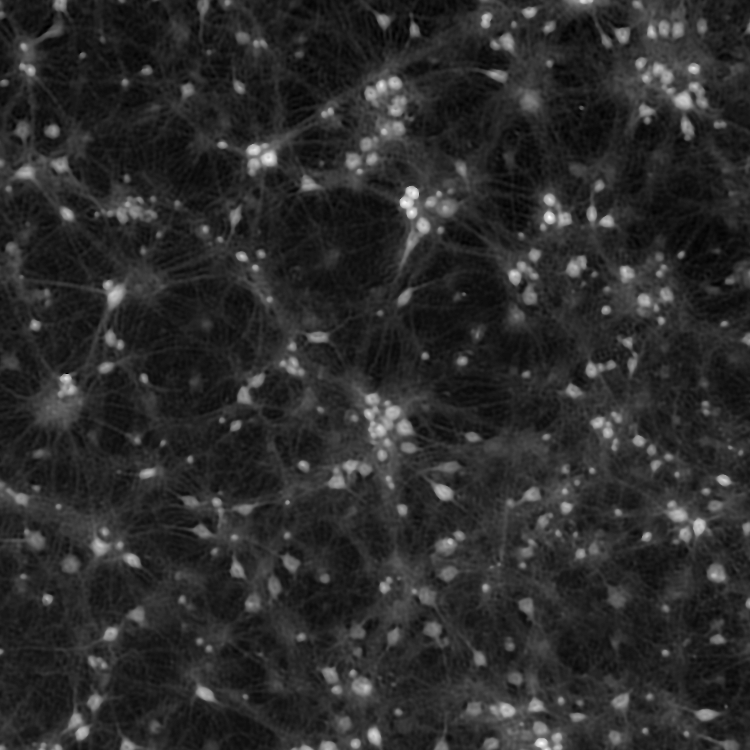
#> input picture ROC analysis/2022_08_09_D12_CS2_7_5X.tif, 750 x 750 px, found by its file name
$ jupyter execute classification_report-Neurite.ipynb
#> lines starting #> are read from the running program, lines starting #| are printed output that depends on the picture; after the words box and inside, x2 and y2 are one past the last pixel; in counts of white or black regions, pixels touching at a corner belong together; long printed decimals are rounded
[cell 1]
import tifffile
import numpy as np
import matplotlib.pyplot as plt
from scipy.ndimage import gaussian_filter
import os
from sklearn.metrics import *
from skimage.io import imread
from skimage import io
import pandas as pd

[cell 2]
def plot_comparison(original, filtered, filter_name):
    font2 = {'family':'serif','color':'black','size':20}
    fig, (ax1, ax2) = plt.subplots(ncols=2, figsize=(20, 20), sharex=True,
                                   sharey=True)
    ax1.imshow(original, cmap=plt.cm.gray)
    ax1.set_title('True segmentation',fontdict = font2)
    ax1.axis('off')
    ax2.imshow(filtered, cmap=plt.cm.gray)
    ax2.set_title(filter_name,fontdict = font2)
    ax2.axis('off')

# Data Neurite

[cell 3]
# Original image

DHM = imread('/Users/behnaz/NCADD/prediction_cell_neurite/img/2022_08_09_D12_CS2_7_5X.tif')
#> DHM is the input picture: shape (750, 750); min 0, max 255, mean 44

plt.matshow(DHM)
plt.set_cmap('Greys_r')
plt.title('DHM image')
plt.axis('off')
plt.show()


# Ground truth

tif = tifffile.TiffFile('/Users/behnaz/NCADD/prediction_cell_neurite/img/MAX_Rec_BS_2022_08_09_D12_CS2_Mask.tif')
print(np.shape(tif))
data = tif.pages[0].asarray().astype('double') #Double-precision floating-point number type
print(np.shape(data ))
truth = data/data.max() # Normalization

truth_bin = (truth>0).astype(int) #convert to binary image

plt.matshow(truth)
plt.set_cmap('Greys_r')
plt.title('Manual segmentation')
plt.axis('off')
plt.show()
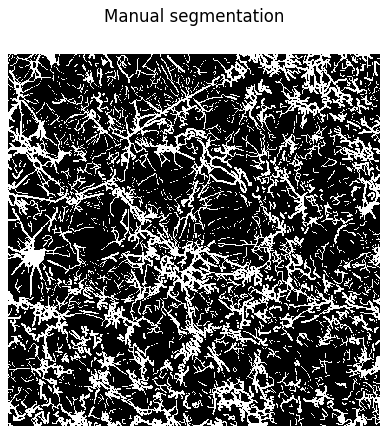
#> figure drawn by matplotlib, 1 panel


# Prediction

image = imread('/Users/behnaz/NCADD/prediction_cell_neurite/img/2022_08_09_D12_CS2_7_5X_probability_map.tif')
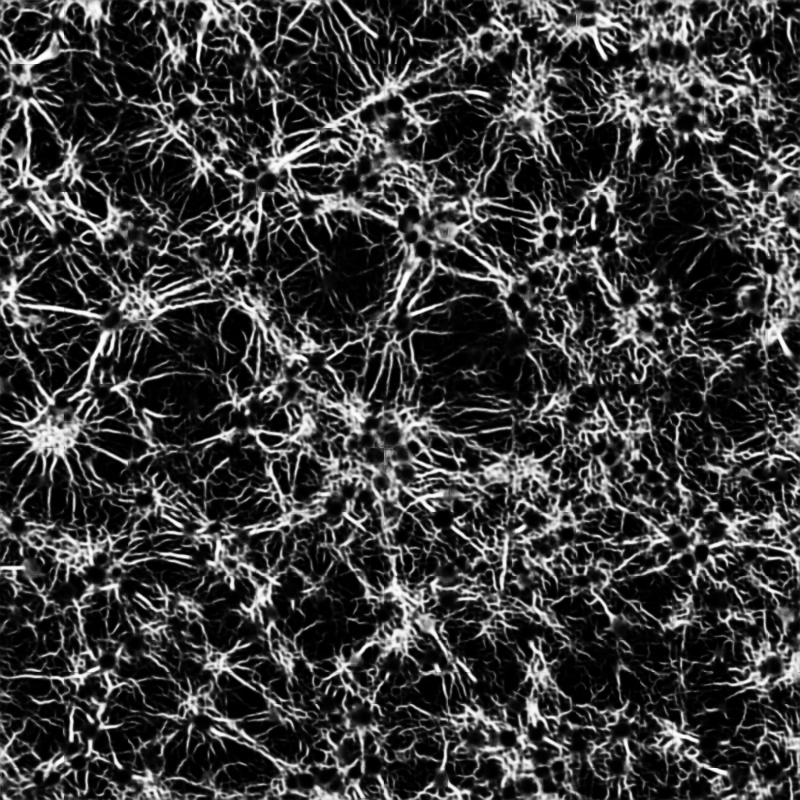
#> input picture ROC analysis/2022_08_09_D12_CS2_7_5X_probability_map.tif, 800 x 800 px, found by its file name
#> image is the input picture: shape (800, 800) float32; min 5.33e-05, max 0.999, mean 0.233
print(np.shape(image ))
#| (800, 800)
image = image.astype('double')
print(np.shape(image ))
#| (800, 800)
prediction = image/image.max()


plt.matshow(prediction)
plt.set_cmap('Greys_r')
plt.title('Prediction')
plt.axis('off')
plt.show()

plt.hist(prediction.flatten(),40) #Return a copy of the array collapsed into one dimension.
plt.title('Histogram of prediction values')
plt.xlabel('Value')
plt.ylabel('Number of pixels')
plt.show()
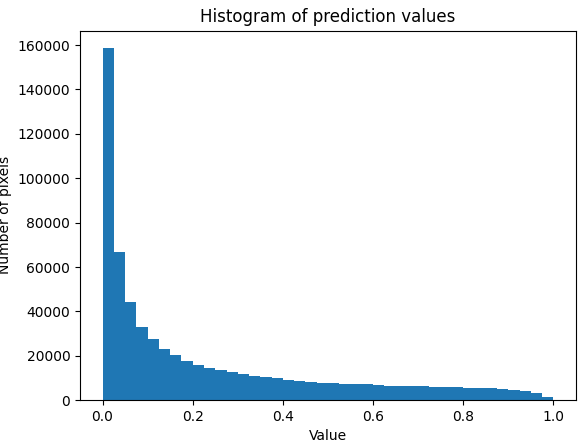
#> figure drawn by matplotlib, 1 panel; tallest bar 158566 high, from x = 5.33e-05 to 0.0251

# Receiver operating characteristics

[cell 4]
true = truth_bin.flatten() #Flatten binary mask, then it has two parts, part one with value=0 and part two with value=1
#plt.hist(true)
max_number = true.shape[0] # Max value for true positives and true negatives (len(true))
#print(max_number)
TP = np.sum(true>0) # True positives (neurites)

TN = np.sum(true==0) # True negatives (background)
print(TN,TP)
scores = prediction.flatten() #model prediction (model prediction (non-binary) but true should be binary)
# Check shapes of true and scores
print(true.shape)
print(scores.shape)
#| (640000,)

if true.shape != scores.shape:
    raise ValueError("Input arrays have different shapes")

print(scores, true)
#> (printed output is left out)
AveP = average_precision_score(true, scores)  #Compute average precision (AP) from prediction scores.
#> AveP = 0.766
print('AveP = ' + str(AveP))
#| AveP = 0.7659

AUC = roc_auc_score(true, scores)  #Compute Area Under the Receiver Operating Characteristic Curve (ROC AUC) from prediction scores.
#> AUC = 0.899
print('AUC = ' + str(AUC))
#| AUC = 0.8986


# False positive rates, True positive rates, and thresholds
FPR, TPR, thr = roc_curve(true, scores)
print(FPR,TPR,thr)
#> (printed output is left out)
size = len(thr)
#> size = 153905

# True negative rates
TNR = 1-FPR

# False negative rates
FNR = 1-TPR

# Positives
P = TP/(TPR) #array of possitive, convert it to this scale to find max number of possitive
#print(TPR[100],P[100])

for i in range(size):
    if P[i]>max_number:
        P[i]=max_number


# Negatives
N = TN/(TNR)   #array of negative, convert it to this scale to find max number of negative
for i in range(size):
    if N[i]>max_number:
        N[i]=max_number


# False postives
FP = N*(FPR.flatten())
#print(np.sum(FP.flatten()>0))

# False negatives
FN = P*FNR


# Positive prediction values (precision)
PPV = TP/(TP+FP)

# F scores
Fscore = 2*PPV*TPR/(PPV+TPR)

# Accurary
ACC = (TP+TN)/(P+N)

# Balanced accuracy
BA = (TPR+TNR)/2

# Matthews correlation coefficient
MCC = (TP*TN-FP*FN)/np.sqrt((TP+FP)*(TP+FN)*(TN+FP)*(TN+FN))
print(MCC)
#> (printed output is left out)

plt.figure()
plt.plot(
    FPR,
    TPR,
    color="darkorange",
    label="ROC curve (area = %0.2f)" % AUC
)
plt.plot([0, 1], [0, 1], color="navy", linestyle="--")
plt.xlim([0.0, 1.0])
plt.ylim([0.0, 1.00])
plt.xlabel("False Positive Rate(FPR)")
plt.ylabel("True Positive Rate(Sensitivity)")
plt.title("Receiver operating characteristic")
plt.legend(loc="lower right")
#plt.savefig('ROC.png')
plt.show()
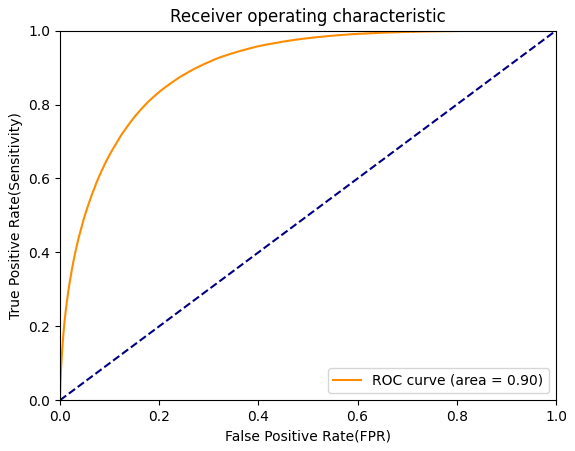
#> figure drawn by matplotlib, 1 panel

plt.plot(thr,BA,linewidth = 3.0)
plt.plot(thr,Fscore,linewidth = 3.0)
plt.plot(thr,MCC,linewidth = 3.0)
plt.plot(thr,ACC,linewidth = 1.0)
plt.plot(thr,TPR,linewidth = 1.0)
plt.plot(thr,FPR,linewidth = 1.0)
#plt.plot(thr,TNR)
#plt.plot(thr,FNR)
plt.xlim(0.0, 1.0)
plt.xlabel('Threshold')
plt.ylabel('Score')
plt.legend(['Balanced accuracy','F-score', 'Matthews correlation coefficient ',
            'Accuracy','True positive rate', 'False positive rate'])
#plt.savefig('allmeasures.png')
plt.show()
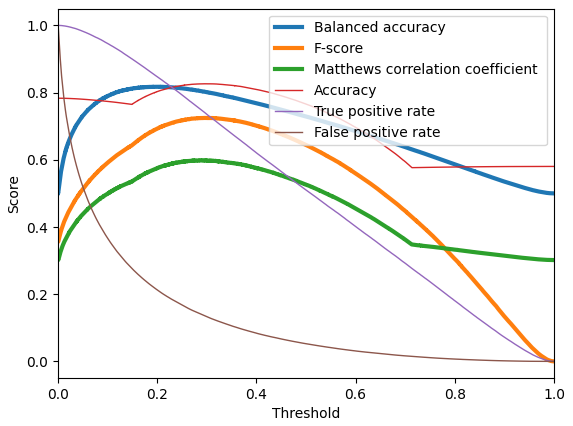
#> figure drawn by matplotlib, 1 panel

### Optimal threshold based on F-score

[cell 5]
# Position of max F-score
#id = np.argmax(BA)
id_thr = np.argmax(Fscore)
#> id_thr = 76408
op_thr = thr[id_thr]
#> op_thr = 0.296
print('Threshod selected: ' + str(op_thr))
#| Threshod selected: 0.296

# Binarized prediction
prediction_bin = (prediction>op_thr).astype(int)
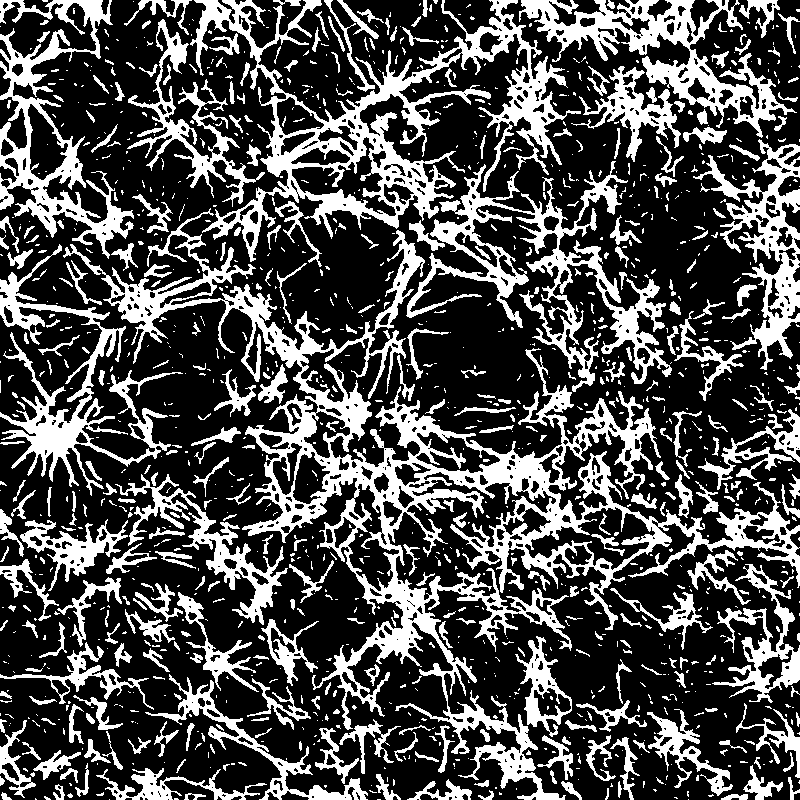
#> prediction_bin: shape (800, 800) int64; values 0 (black) and 1 (white), 30.3% white; 1286 white regions (912 under 20 px), largest, box (x1, y1, x2, y2) and area: (63, 208, 800, 800) 51105, (190, 0, 581, 262) 20672, (406, 161, 672, 392) 12181
#prediction_bin = prediction_bin.reshape(image.shape[:-1])
#io.imsave('U_Neurite_Avrg_Bw_5X_5_max_0.2_F_score.png',prediction_bin)

# Display result
f = plt.figure()

f.add_subplot(1,2, 1)
plt.imshow(truth_bin)
plt.title('True segmentation')
plt.axis('off')

f.add_subplot(1,2,2)
plt.imshow(prediction_bin)
plt.title('Predicted segmentation')
plt.axis('off')

plt.tight_layout()
plt.show()
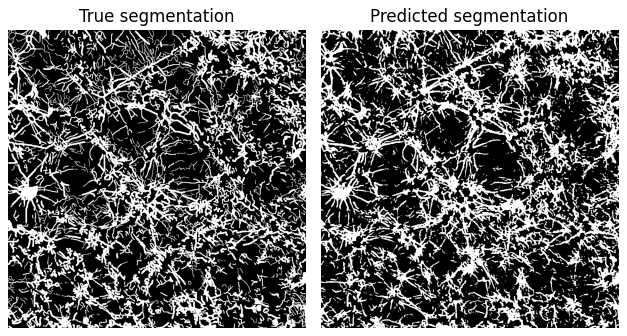
#> figure drawn by matplotlib, 2 panels

# Report on classification for optimal threshold
target_names = ['non-neurite', 'neurite']
print(classification_report(truth_bin.flatten(), prediction_bin.flatten(), target_names=target_names))
#|               precision    recall  f1-score   support
#|  non-neurite       0.90      0.86      0.88    462930
#|      neurite       0.68      0.74      0.71    177070
#|     accuracy                           0.83    640000
#|    macro avg       0.79      0.80      0.79    640000
#| weighted avg       0.84      0.83      0.83    640000
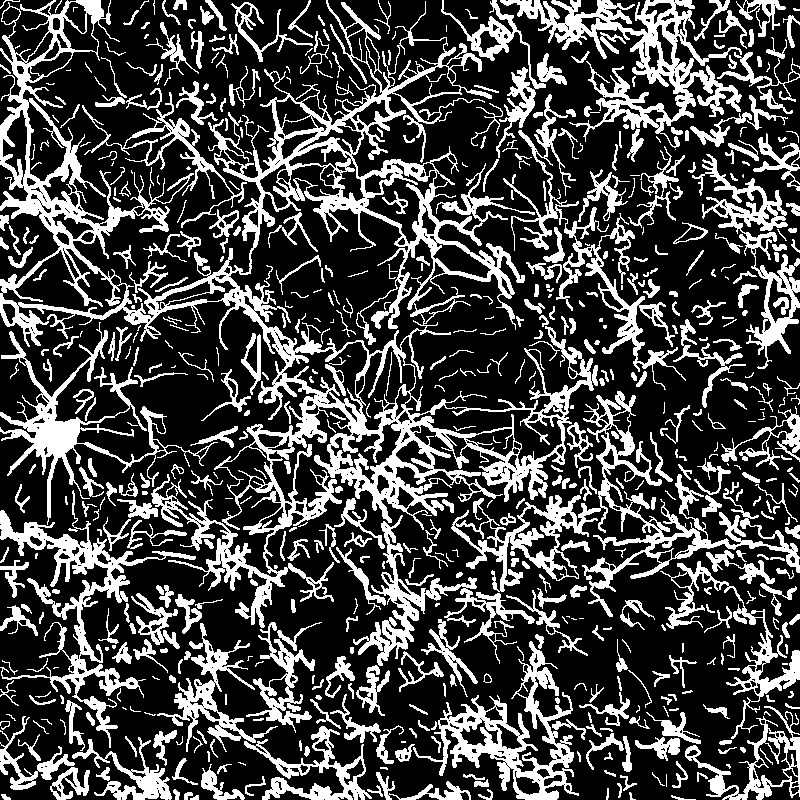
#> truth_bin: shape (800, 800) int64; values 0 (black) and 1 (white), 27.7% white; 620 white regions (135 under 20 px), largest, box (x1, y1, x2, y2) and area: (0, 0, 598, 628) 54019, (451, 391, 800, 617) 10463, (500, 0, 742, 148) 8857
report= classification_report(truth_bin.flatten(), prediction_bin.flatten(), target_names=target_names)

### Optimal threshold based on Balanced accuracy

[cell 6]
# Position of max F-score
#id = np.argmax(BA)
id_thr = np.argmax(BA)
#> id_thr = 100134
op_thr =0.09090909090909091 #thr[id_thr]    Optimal Threshod selected (BA):
print('Threshod selected: ' + str(op_thr))

# Binarized prediction
prediction_bin = ((prediction>op_thr).astype(int))
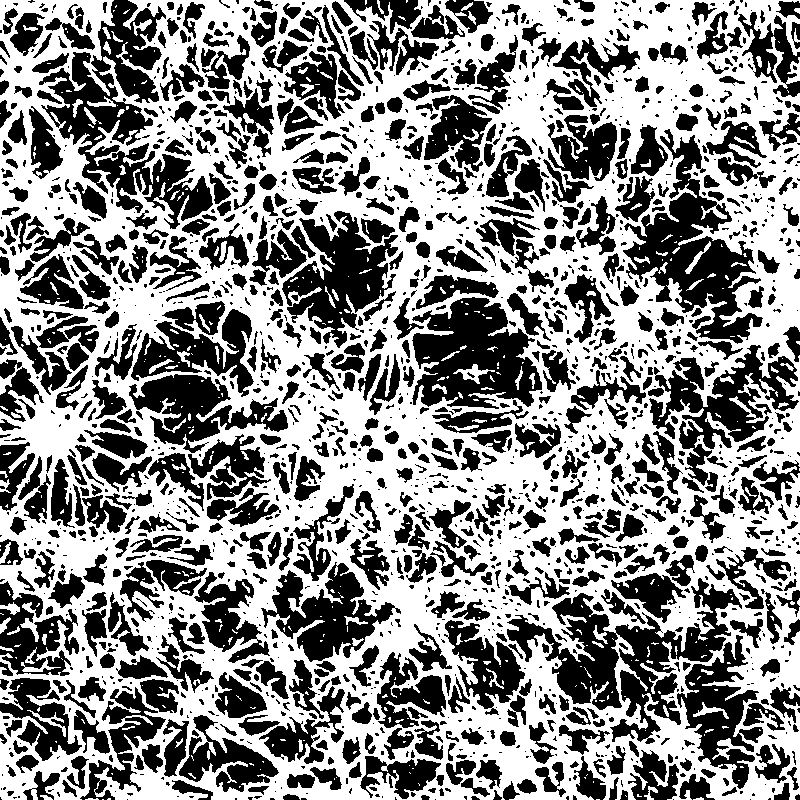
#> prediction_bin: shape (800, 800) int64; values 0 (black) and 1 (white), 54.5% white; 1930 black regions (1058 under 20 px), largest, box (x1, y1, x2, y2) and area: (39, 0, 213, 229) 13048, (507, 578, 742, 744) 12198, (623, 129, 763, 344) 10597
#prediction_bin = prediction_bin.reshape(image.shape[:-1])
#io.imsave('U_Neurite_2023_01_18_D5_CS5_666_Bw_2_5X_BA.png',prediction_bin)

# Display result
# Display result
plot_comparison(truth_bin, prediction_bin, 'Predicted segmentation - Threshold: Max Balanced Accuracy')
#plt.savefig('Large_Nerite_thr.png')

# Report on classification for optimal threshold
target_names = ['non-neurite', 'neurite']
print(classification_report(truth_bin.flatten(), prediction_bin.flatten(), target_names=target_names))
#|               precision    recall  f1-score   support
#|  non-neurite       0.97      0.61      0.75    462930
#|      neurite       0.48      0.95      0.64    177070
#|     accuracy                           0.71    640000
#|    macro avg       0.73      0.78      0.70    640000
#| weighted avg       0.84      0.71      0.72    640000
